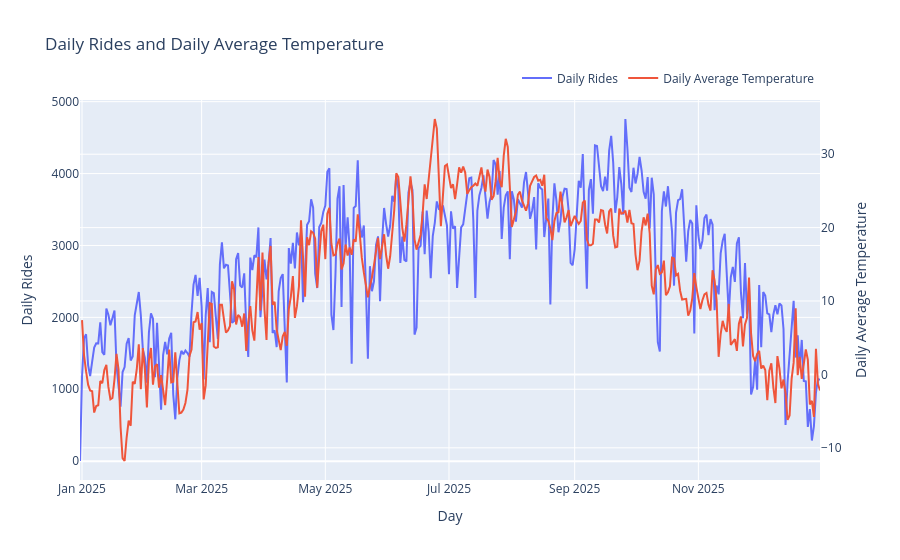

The notebook cell this image was saved under:
### Markdown cell above
#### Dual y axis | rides vs temperature

### Code cell
import plotly.graph_objects as go


fig = go.Figure()

fig.add_trace(
    go.Scatter(
        x=bike_weather_daily["date"],
        y=bike_weather_daily["number_of_rides"],
        mode="lines",
        name="Daily Rides",
        yaxis="y1"
    )
)

fig.add_trace(
    go.Scatter(
        x=bike_weather_daily["date"],
        y=bike_weather_daily["temperature_2m_mean"],
        mode="lines",
        name="Daily Average Temperature",
        yaxis="y2"
    )
)

fig.update_layout(
    title="Daily Rides and Daily Average Temperature",
    xaxis=dict(
        title="Day"
    ),
    yaxis=dict(
        title="Daily Rides",
        side="left"
    ),
    yaxis2=dict(
        title="Daily Average Temperature",
        overlaying="y",
        side="right"
    ),
    hovermode="x unified",
    legend=dict(
        orientation="h",
        yanchor="bottom",
        y=1.02,
        xanchor="right",
        x=1
    )
)

fig.show()

### Figure 1 — Plotly figure (JSON) as saved in the notebook; plotly's stock layout.template omitted (floating-point values rounded to 4 significant figures; data arrays with more than 128 entries replaced by an {"elided": "..."} marker saying what was removed)
{"data": [{"mode": "lines", "name": "Daily Rides", "type": "scatter", "x": {"elided": "366 str values"}, "y": {"elided": "366 int values"}, "yaxis": "y"}, {"mode": "lines", "name": "Daily Average Temperature", "type": "scatter", "x": {"elided": "366 str values"}, "y": {"elided": "366 float values"}, "yaxis": "y2"}], "layout": {"hovermode": "x unified", "legend": {"orientation": "h", "x": 1, "xanchor": "right", "y": 1.02, "yanchor": "bottom"}, "title": {"text": "Daily Rides and Daily Average Temperature"}, "xaxis": {"title": {"text": "Day"}}, "yaxis": {"side": "left", "title": {"text": "Daily Rides"}}, "yaxis2": {"overlaying": "y", "side": "right", "title": {"text": "Daily Average Temperature"}}}}
